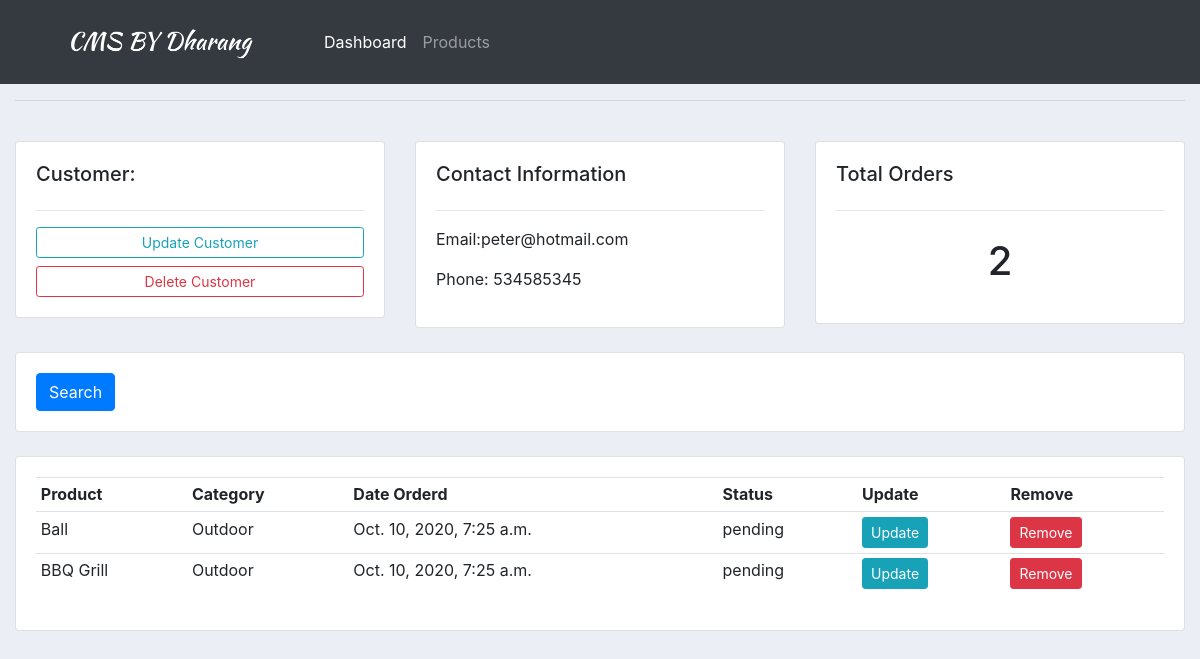
The app's page /customer/2, older data.
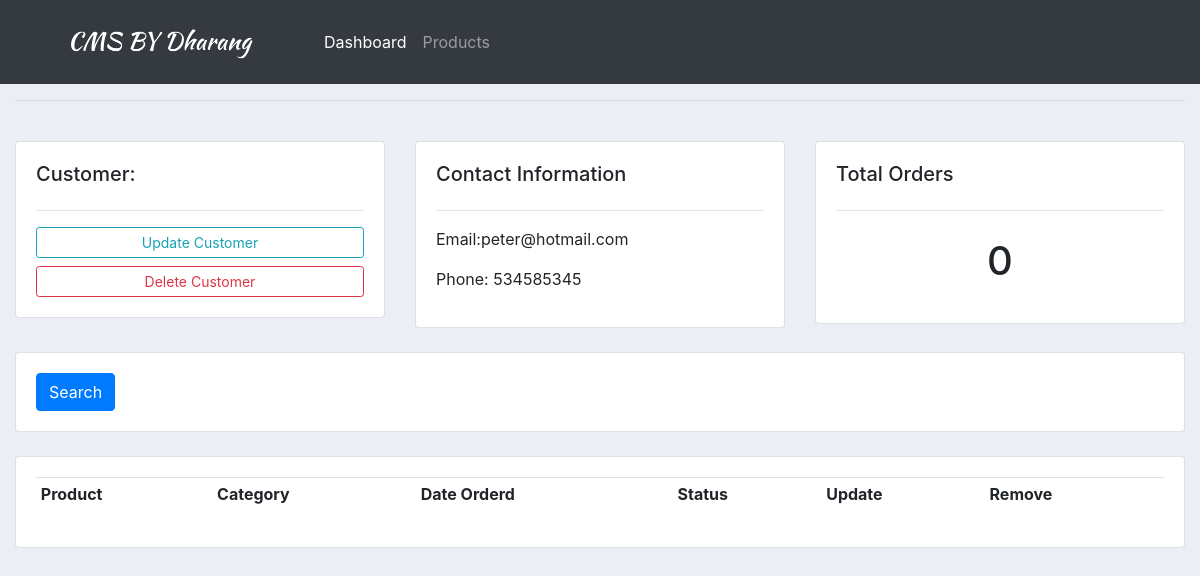
The same page, newer data.
### accounts/models.py (models this page shows, shortened)
class Customer(models.Model):
    name = models.CharField(max_length=200,null=True)
    phone = models.CharField(max_length=200,null=True)
    email = models.CharField(max_length=200,null=True)
    date_created = models.DateTimeField(auto_now_add=True)

class Orders(models.Model):
    STATUS = (
        ('pending','pending'),
        ('out for delivery','out for delivery'),
        ('delivered','delivered'),
             )
    customer = models.ForeignKey(Customer,on_delete=models.SET_NULL,null=True)
    product = models.ForeignKey(Products,on_delete=models.SET_NULL,null=True)
    date_created = models.DateTimeField(auto_now_add=True)
    status = models.CharField(max_length=200,null=True,choices=STATUS)

class Products(models.Model):
    CATAGORY = (
        ('Indoor','Indoor'),
        ('Outdoor','Outdoor'),
                )
    name = models.CharField(max_length=200,null=True)
    category = models.CharField(max_length=200,null=True,choices=CATAGORY)
    price = models.FloatField(null=True)
    description = models.CharField(max_length=200,null=True,blank=True)
    date_created = models.DateTimeField(auto_now_add=True)
    tags = models.ManyToManyField(Tag)
    def __str__(self):
        return self.name

### accounts/views.py (the view)
# urls.py: path('customer/<str:pk>', views.customer, name='customer' ),
def customer(request,pk):
    customer = Customer.objects.get(id=pk)
    orders = customer.orders_set.all()
    context = {'customer': customer,'orders': orders}
    return render(request, 'accounts/customer.html', context )

### accounts/templates/accounts/customer.html
{% extends 'accounts/main.html' %}
{% block content %}
<br>
<div class="row">
	<div class="col-md">
		<div class="card card-body">
			<h5>Customer:</h5>
			<hr>
			<a class="btn btn-outline-info  btn-sm btn-block" href="">Update Customer</a>
			<a class="btn btn-outline-danger  btn-sm btn-block" href="">Delete Customer</a>
		</div>
	</div>
	<div class="col-md">
		<div class="card card-body">
			<h5>Contact Information</h5>
			<hr>
			<p>Email:{{ customer.email }} </p>
			<p>Phone: {{ customer.phone }}</p>
		</div>
	</div>
	<div class="col-md">
		<div class="card card-body">
			<h5>Total Orders</h5>
			<hr>
			<h1 style="text-align: center;padding: 10px">{{ orders.count }}</h1>
		</div>
	</div>
</div>
<br>
<div class="row">
	<div class="col">
		<div class="card card-body">
			<form method="get">
		    <button class="btn btn-primary" type="submit">Search</button>
		  </form>
		</div>
	</div>
</div>
<br>
<div class="row">
	<div class="col-md">
		<div class="card card-body">
			<table class="table table-sm">
				<tr>
					<th>Product</th>
					<th>Category</th>
					<th>Date Orderd</th>
					<th>Status</th>
					<th>Update</th>
					<th>Remove</th>
				</tr>
				{% for i in orders %}
					<tr>
						<td>{{i.product}}</td>
						<td>{{i.product.category}}</td>
						<td>{{i.date_created}}</td>
						<td>{{i.status}}</td>
						<td><a class="btn btn-sm btn-info" href="{% url 'update_order' i.id %}">Update</a></td>
						<td><a class="btn btn-sm btn-danger" href="{% url 'delete_order' i.id %}">Remove</a></td>
					</tr>
				{% endfor %}
			</table>
		</div>
	</div>
</div>
{% endblock content %}

### accounts/templates/accounts/main.html (shortened to what this page needs)
{% load static %}
<!DOCTYPE html>
<html lang="en">
<head>
	<link rel="stylesheet" href="https://stackpath.bootstrapcdn.com/bootstrap/4.5.2/css/bootstrap.min.css">
	<link rel="stylesheet" type="text/css" href="{% static '/css/main.css' %}">
</head>
<body>
    {% include 'accounts/navbar.html' %}
    <div class="container-fluid">
    <hr>
    {% block content %}{% endblock %}
    </div>
</body>
</html>

### accounts/templates/accounts/navbar.html (shortened to what this page needs)
{% load static %}
<nav class="navbar navbar-expand-lg navbar-dark bg-dark">
    <img src="{% static 'images/logo2.png' %}" alt="" id="logo">
    <div class="collapse navbar-collapse" id="navbarNavAltMarkup">
      <div class="navbar-nav">
        <a class="nav-link active" href="{% url 'home' %}">Dashboard</a>
        <a class="nav-link" href="{% url 'products' %}">Products</a>
      </div>
    </div>
  </nav>

### static/css/main.css (style rules this page uses)
#logo { width: 300px; margin-top: 10px; }
body { background-color: #ebeff5; }
.navbar { padding-bottom: 0px !important; padding-top: 0px !important; }

Row changes from the older to the newer data that the page shows:
removed Orders: product "Ball", product.category "Outdoor", date_created "Oct. 10, 2020, 7:25 a.m.", status "pending"
removed Orders: product "BBQ Grill", product.category "Outdoor", date_created "Oct. 10, 2020, 7:25 a.m.", status "pending"
computed for Customer "peter@hotmail.com": count "2" → "0"
